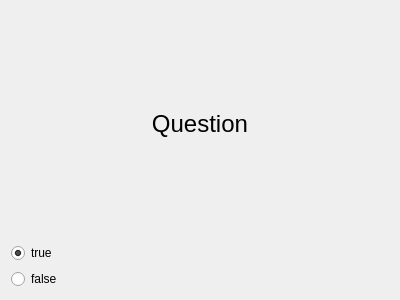
<?xml version="1.0" encoding="UTF-8"?>
<ui version="4.0">
 <class>Form</class>
 <widget class="QWidget" name="Form">
  <property name="geometry">
   <rect>
    <x>0</x>
    <y>0</y>
    <width>400</width>
    <height>300</height>
   </rect>
  </property>
  <property name="windowTitle">
   <string>Form</string>
  </property>
  <layout class="QVBoxLayout" name="verticalLayout_2">
   <item>
    <widget class="QLabel" name="question">
     <property name="text">
      <string>&lt;html&gt;&lt;head/&gt;&lt;body&gt;&lt;p&gt;&lt;span style=&quot; font-size:18pt;&quot;&gt;Question&lt;/span&gt;&lt;/p&gt;&lt;/body&gt;&lt;/html&gt;</string>
     </property>
     <property name="textFormat">
      <enum>Qt::RichText</enum>
     </property>
     <property name="alignment">
      <set>Qt::AlignCenter</set>
     </property>
     <property name="wordWrap">
      <bool>false</bool>
     </property>
     <property name="openExternalLinks">
      <bool>false</bool>
     </property>
     <property name="textInteractionFlags">
      <set>Qt::NoTextInteraction</set>
     </property>
    </widget>
   </item>
   <item>
    <layout class="QVBoxLayout" name="verticalLayout">
     <item>
      <widget class="QRadioButton" name="true_2">
       <property name="text">
        <string>true</string>
       </property>
       <property name="checked">
        <bool>true</bool>
       </property>
      </widget>
     </item>
     <item>
      <widget class="QRadioButton" name="false_2">
       <property name="text">
        <string>false</string>
       </property>
      </widget>
     </item>
    </layout>
   </item>
  </layout>
 </widget>
 <resources/>
 <connections/>
</ui>
